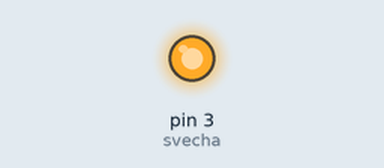
The sketch below on a simulated Arduino Uno, built with avr-gcc and run on an emulated ATmega328P. Parts: output pins drawn as LEDs (lit = HIGH).

Above: at 5.0 s.
At 15.0 s:
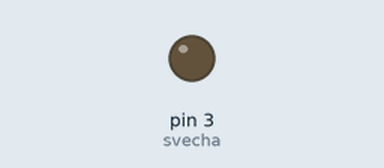
Timing chart, 0 to 26.0 s (numbered marks = the images above):
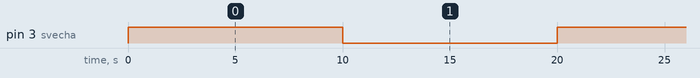

Measured:
- by itself, pin 3 (svecha): alternates HIGH for 10.0 s and LOW for 10.0 s

The sketch:

svecha.ino
```cpp
#define svecha 3

void setup(){
  pinMode(svecha, OUTPUT);
}

void loop(){
  digitalWrite(svecha, 1);
  delay(10000);
  digitalWrite(svecha, 0);
  delay(10000);
}
```
